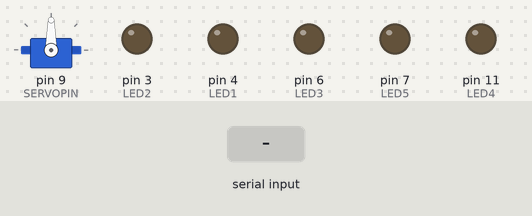
The sketch below on a simulated Arduino Uno, built with avr-gcc and run on an emulated ATmega328P. Parts: servo, output pins drawn as LEDs (lit = HIGH). Inputs (shaded band) come from the test bench.

Above: at 1.2 s.
1.3 s: byte 1 (1) received over Serial
At 1.45 s:
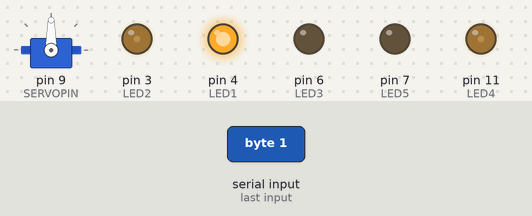
4.3 s: byte 2 (2) received over Serial
At 5.07 s:
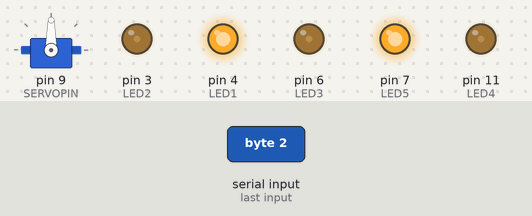
7.3 s: byte 3 (3) received over Serial
At 10.0 s:
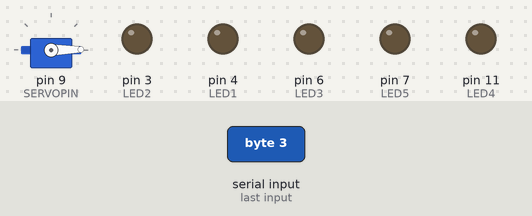
10.3 s: byte 1 (1) received over Serial
At 10.45 s:
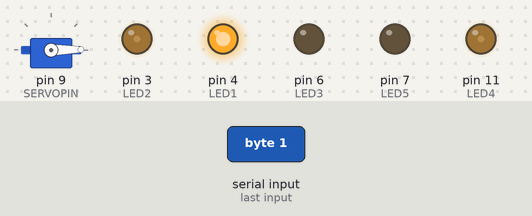
13.3 s: byte 2 (2) received over Serial
At 14.07 s:
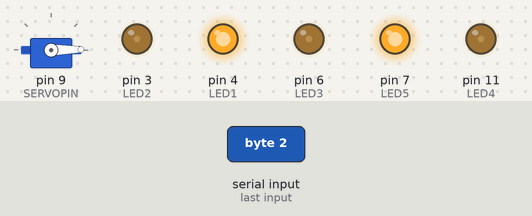
Timing chart, 0 to 17.3 s (numbered marks = the images above; inputs shaded):
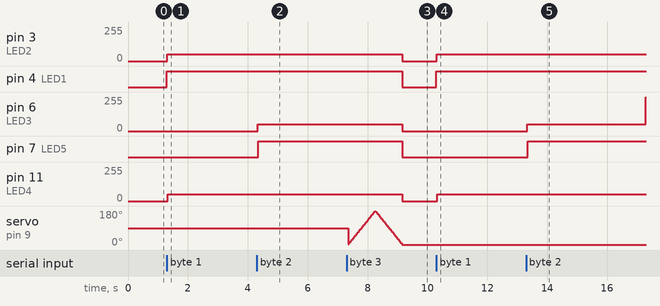

The sketch:

FinalProject_MoonLight_A.ino
```cpp
#include <Servo.h>  //include Arduino Servo library

Servo servo;  //creates new Servo object called servo


const int SERVOPIN = 9;
int angle = 0;   // Tracks servo position in degrees
int val = 0; // Tracks incoming value from Serial port


const int LED1 = 4;
const int LED2 = 3;
const int LED3 = 6;
const int LED4 = 11;
const int LED5 = 7;


void setup() {
  servo.attach(SERVOPIN); //Specifies pin as output for servo
  Serial.begin(9600); // Start serial communication at 9600 bps

 pinMode(LED1, OUTPUT);
  pinMode(LED2, OUTPUT);
  pinMode(LED3, OUTPUT);
  pinMode(LED4, OUTPUT);
  pinMode(LED5, OUTPUT);

  Serial.begin(9600);

}


void loop() {
  if (Serial.available()) { // If data is available to read
    val = Serial.read(); // read it and store it in val
  }

  if (val == 0) {
    digitalWrite(LED1, LOW);
    analogWrite(LED2, LOW);
    analogWrite(LED3, LOW);
    analogWrite(LED4, LOW);
    digitalWrite(LED5, LOW);

  }
  else if (val == 1) { // Added LED effects.

    digitalWrite(LED1, HIGH);
    delay(1);
    analogWrite(LED2, 255);
    delay(5);
    analogWrite(LED2, 50);
    delay(5);
    analogWrite(LED3, 75);
    delay(5);
    analogWrite(LED3, 0);
    delay(5);
    analogWrite(LED4, 255);
    delay(5);
    analogWrite(LED4, 50);
    delay(5);
   digitalWrite(LED5, LOW);


  }

  else if (val == 2) {

    digitalWrite(LED1, HIGH);
    analogWrite(LED2, 255);
    delay(5);
    analogWrite(LED2, 50);
    delay(5);
    analogWrite(LED3, 255);
    delay(5);
    analogWrite(LED3, 50);
    delay(5);
    analogWrite(LED4, 255);
    delay(5);
    analogWrite(LED4, 50);
    delay(5);


    digitalWrite(LED5, HIGH);
    delay(5);


  }


    if (val == 3) { //else if val is 255 do a motor sweep

   digitalWrite(LED1, HIGH);
    analogWrite(LED2, 255);
    delay(5);
    analogWrite(LED2, 50);
    delay(5);
    analogWrite(LED3, 255);
    delay(5);
    analogWrite(LED3, 50);
    delay(5);
    analogWrite(LED4, 255);
    delay(5);
    analogWrite(LED4, 50);
    delay(5);

    digitalWrite(LED5, HIGH);
    delay(5);

    for (angle = 0; angle < 180; angle++)
    {
      servo.write(angle);
      delay(5);
    }
    for (angle = 180; angle > 0; angle--)
    {
      servo.write(angle);
      delay(5);
    }
    val = 0; //reset val;
  }

}
```

Measured:
- after the input at 1.3 s, pin 3 (LED2), pin 11 (LED4): 0/255 → 50/255 at once; pin 4 (LED1): LOW → HIGH at once
- after the input at 4.3 s, pin 6 (LED3): 0/255 → 50/255 at once; pin 7 (LED5): LOW → HIGH after 0.05 s
- after the input at 7.3 s, pin 3 (LED2), pin 6 (LED3), pin 11 (LED4): 50/255 → 0/255 after 1.9 s; pin 4 (LED1), pin 7 (LED5): HIGH → LOW after 1.9 s
- after the input at 10.3 s, pin 3 (LED2), pin 11 (LED4): 0/255 → 50/255 at once; pin 4 (LED1): LOW → HIGH at once
- after the input at 13.3 s, pin 6 (LED3): 0/255 → 50/255 at once, → 255/255 4.0 s later; pin 7 (LED5): LOW → HIGH after 0.05 s
